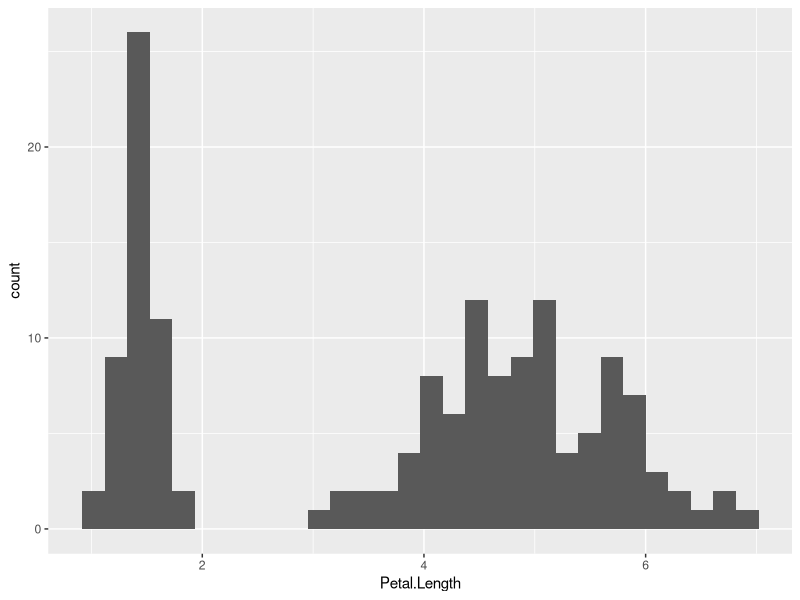
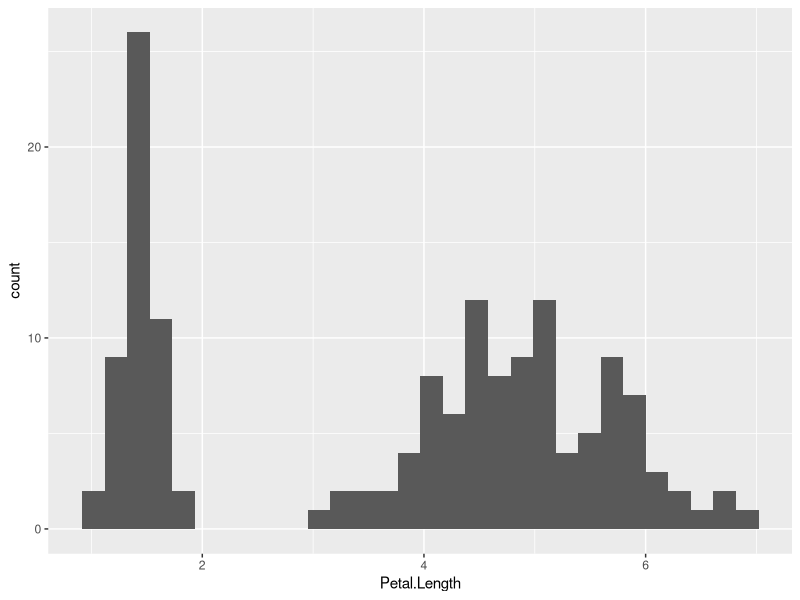

Generate these figures, in order, with R:
## ---- chunk 1
library(magrittr)
x <- 1:10
n <- 10
## パイプを使わない例
magrittr::divide_by(sum(x), n)
## ---- chunk 2
## パイプを利用した例
sum(x) %>% 
  divide_by(n)
## ---- chunk 3
x %>% 
  sum() %>% 
  divide_by(n)
## ---- chunk 4
x %>% 
  sum() %>% 
  divide_by(x %>% 
              length())
## ---- chunk 5
x %>% 
  length() %>% 
  divide_by(sum(x),
            .)
## ---- chunk 6
iris %>% 
  lm(formula = Petal.Length ~ .,
     data = .)
## ---- chunk 7
iris %>% {
  names(.) %>% print()
  str(.)
  }
## ---- chunk 8
iris %>% {
  names(.) %>% print()
  h <<- head(., 3)
  str(.)
}
h
## ---- chunk 9
library(ggplot2)
iris %>% 
  {
    print(
      ggplot(.) +
        aes(Petal.Length) +
        geom_histogram())
    str(.)
  }
## ---- chunk 10
iris %>% 
  {
    {ggplot(.) +
        aes(Petal.Length) +
        geom_histogram()} %>% 
      print() 
    str(.)
  }
## ---- chunk 11
iris %T>% 
  {names(.) %>% 
      print()} %>% 
  head() %>% 
  str()
## ---- chunk 12
d <- iris %>%
  head(3) %T>% 
  {print(str(.))}
d
## ---- chunk 13
mean(iris$Petal.Length)
## ---- chunk 14
iris %$% 
  mean(Petal.Length)
## ---- chunk 15
mean((iris$Petal.Length - mean(iris$Petal.Length))^2)
## ---- chunk 16
iris %$% 
  subtract(Petal.Length,
           Petal.Length %>% 
             mean()) %>% 
  raise_to_power(2) %>% 
  mean()
## ---- chunk 17
iris %$% 
  `-`(Petal.Length, 
      Petal.Length %>% 
        mean()) %>% 
  `^`(2) %>% 
  mean()
## ---- chunk 18
iris %$% {
  var(Sepal.Length) %>% 
    print()
  sd(Sepal.Length)
}
## ---- chunk 19
iris %<>% 
  head(3) %>% 
  names()
iris
